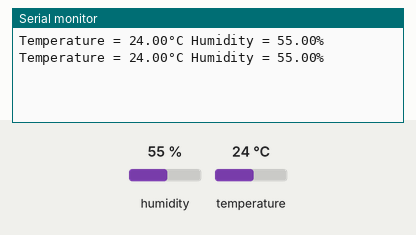
Recording of a sketch running on a simulated Arduino Uno, built with avr-gcc and run on an emulated ATmega328P. On the bench: the last lines printed to the serial monitor. The test bench sets the inputs (shaded band); at power-on: humidity 55 %, temperature 24 °C.

Above: at 9.8 s.
9.9 s: humidity set to 22 %
At 16.0 s:
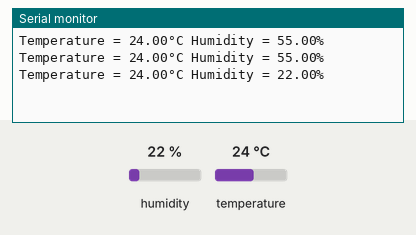
17.8 s: temperature set to 12 °C
At 21.5 s:
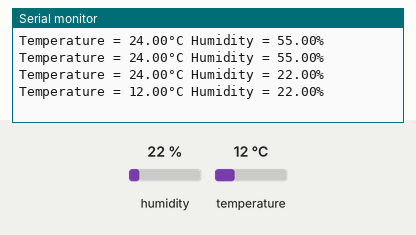
25.7 s: humidity set to 40 %
At 28.2 s:
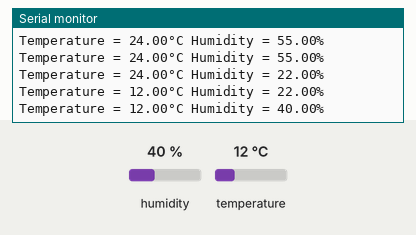
Timing chart, 0 to 29.7 s (numbered marks = the images above; inputs shaded):
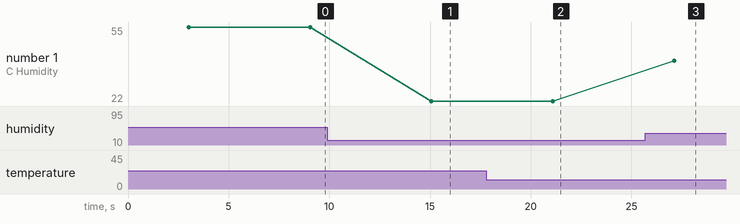

Measured:
- after the input at 9.9 s, the serial monitor: prints a new line after 5.2 s (image 1)
- after the input at 17.8 s, the serial monitor: prints a new line after 3.3 s (image 2)
- after the input at 25.7 s, the serial monitor: prints a new line after 1.4 s (image 3)
- plotted number 1: 55 → 22 after the input at 9.9 s, 22 → 40 after the input at 25.7 s

The sketch:

test.a.ino
```cpp
#include "DHT.h"

#define DHTPIN 2
#define DHTTYPE DHT11
#define BLUE 8
#define GREEN 10
#define WHITE 12
DHT dht(DHTPIN, DHTTYPE);
void setup() {
  Serial.begin(9600);
  dht.begin();

}

void loop() {
  delay(3000);
  float humidity = dht.readHumidity();
  float temperature = dht.readTemperature();

  if ((humidity  <= 25.0)&& (humidity  >= 80.0)) {
      digitalWrite(8, LOW);
      digitalWrite(10, LOW);
      digitalWrite(12, HIGH);//White
    }
  else if (temperature <= 5.0)   {
      digitalWrite(8, HIGH);//BLUE
      digitalWrite(10, LOW);
      digitalWrite(12, LOW);
    }
  else if ((temperature > 5.0) &&  (temperature <= 7.0)) {
     digitalWrite(8, LOW);
     digitalWrite(10, HIGH);//GREEN
     digitalWrite(12, LOW);
  }
  else{
    digitalWrite(8, HIGH);
    digitalWrite(10, HIGH);
    digitalWrite(12, HIGH);

  }
  Serial.print("Temperature = ");
  Serial.print(temperature);
  Serial.print("°C ");
  Serial.print("Humidity = ");
  Serial.print(humidity);
  Serial.println("%");
  delay(3000);

}
```
